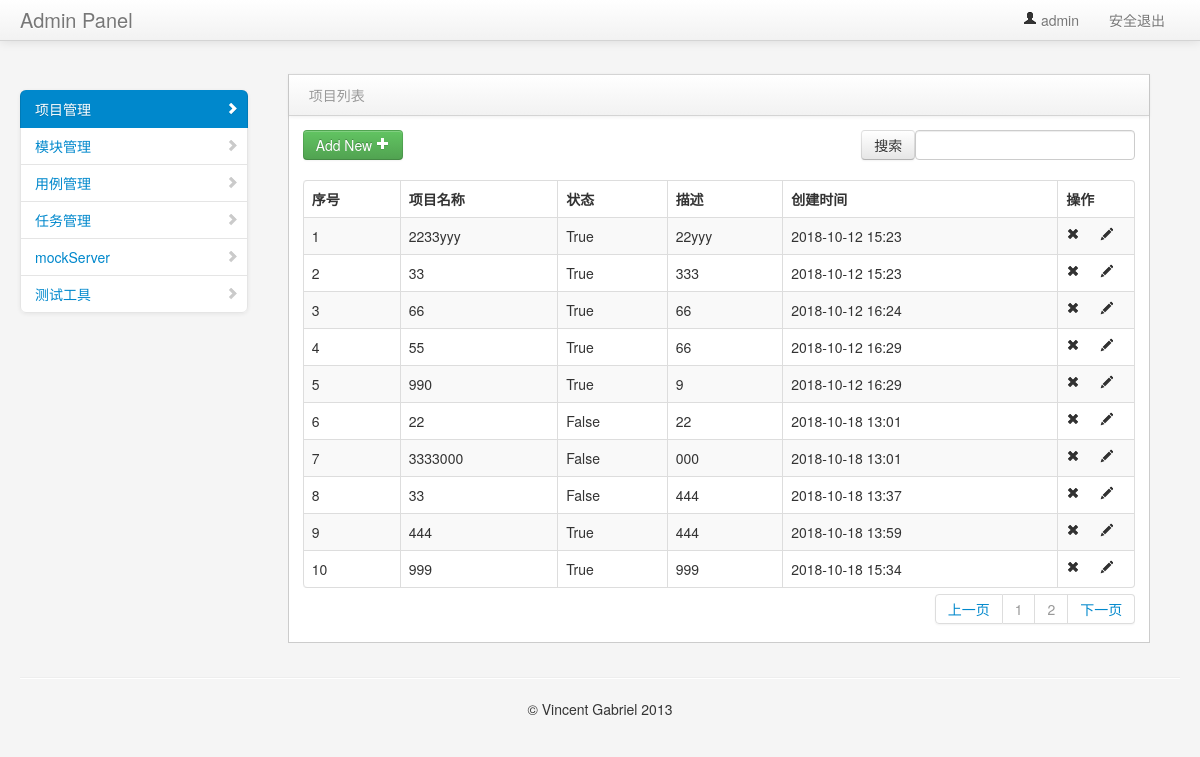
The app's page /manage/project_manage/ (signed in), older data.
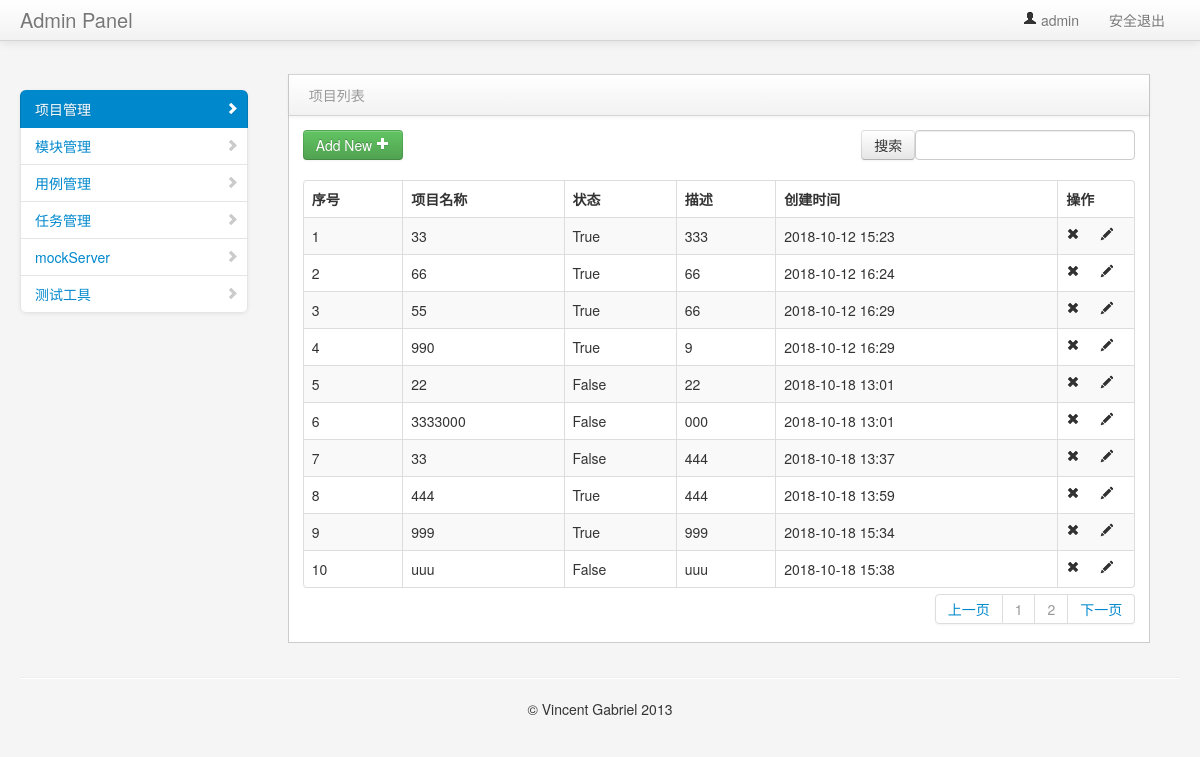
The same page, newer data.
### project_app/models.py (models this page shows, shortened)
class Project(models.Model):
    title = models.CharField(max_length=50)
    describe = models.TextField("描述",default="")
    status = models.BooleanField("状态",default=True)
    create_time = models.DateTimeField("创建时间",auto_now=True)

### project_app/views/project_views.py (the view)
# urls.py: path("project_manage/", project_views.project_manage),
@login_required #判断用户是否登录
def project_manage(request):
    page = request.GET.get('page')
    page = try_int(page, 1)
    count = Project.objects.all().count()
    pageObj = html_hepler.PageInfo(page, count)
    content = request.POST.get('search_project')
    if content is not None:
        project_data = Project.objects.filter(
                title__contains=content)
    else:
        project_data = Project.objects.all()[pageObj.start:pageObj.end]
    page_string = html_hepler.Pager(page, pageObj.all_page_count)
    username = request.session.get('user1', '')  # 读取浏览器 session
    return render(request, "project_manage.html", {"user": username,"project_data":project_data,
                                                   "page": page_string,"type":"list"})

### project_app/html_hepler.py (called while the page is built, shortened)
def Pager(page,all_page_count):
    page_html = []
    if page <= 1:
        prev_html = "<li class='next'><a href='#'>上一页</a></li>"
    else:
        prev_html = "<li class='next'><a href='/manage/project_manage/?page=%d'>上一页</a></li>" % (page - 1)
    page_html.append(prev_html)
    if all_page_count < 11:
        begin = 0
        end = all_page_count
    for i in range(begin,end):
        if page == i+1:
            a_html = "<li class='prev disabled'><a href = '/manage/project_manage/?page=%d'>%d</a></li>"%(i+1,i+1)
        else:
            a_html = "<li class='prev disabled'><a href = '/manage/project_manage/?page=%d'>%d</a></li>" % (i+1, i+1)
        page_html.append(a_html)
    next_html = "<li class='next'><a href = '/manage/project_manage/?page=%d'>下一页</a></li>" % (page + 1)
    page_html.append(next_html)
    page_string = mark_safe("".join(page_html))
    return page_string

    @property
    def start(self):
        return (self.CurrentPage-1) * self.PerItem

    @property
    def end(self):
        return self.CurrentPage * self.PerItem

### project_app/views/project_views.py (called while the page is built)
def try_int(arg,default):
    try:
        arg = int(arg)
    except Exception as e:
        arg = default
    return arg

### templates/project_manage.html (shortened to what this page needs)
{% extends "common/nav.html" %}
    {% block context %}
<div class="span3" id="sidebar">
    <ul class="nav nav-list bs-docs-sidenav nav-collapse collapse">
        <li class="active">
            <a href="/manage/project_manage/"><i class="icon-chevron-right"></i>项目管理</a>
        </li>
        <li>
            <a href="/manage/module_manage/"><i class="icon-chevron-right"></i>模块管理</a>
        </li>
        <li>
            <a href="/interface/case_manage/"><i class="icon-chevron-right"></i>用例管理</a>
        </li>
        <li>
            <a href="interface.html"><i class="icon-chevron-right"></i>任务管理</a>
        </li>
        <li>
            <a href="interface.html"><i class="icon-chevron-right"></i>mockServer</a>
        </li>
        <li>
            <a href="interface.html"><i class="icon-chevron-right"></i>测试工具</a>
        </li>
    </ul>
</div>
<div class="span9" id="content">
    <div class="row-fluid">
   {% if type == 'list'%}
         <div class="block">
            <div class="navbar navbar-inner block-header">
                <div class="muted pull-left">项目列表</div>
            </div>
            <div class="block-content collapse in">
                <div class="span12">
                   <div class="table-toolbar">
                      <div class="btn-group">
                         <a href="/manage/add_project/"><button class="btn btn-success">Add New <i class="icon-plus icon-white"></i></button></a>
                      </div>
                      <div class="btn-group pull-right">
                         <div class="dataTables_filter" id="example_filter">
                             <form method="post" action="/manage/project_manage/">
                              <input class="btn" type="submit" value="搜索">
                              <label><input type="text" aria-controls="example" id="search_project" name="search_project"></label>
                             </form>
                        </div>
                      </div>
                   </div>
                    <table cellpadding="0" cellspacing="0" border="0" class="table table-striped table-bordered" id="example2">
                        <thead>
                            <tr>
                                <th>序号</th>
                                <th>项目名称</th>
                                <th>状态</th>
                                <th>描述</th>
                                <th>创建时间</th>
                                <th>操作</th>
                            </tr>
                        </thead>
                        <tbody>
                        {% for data in project_data %}
                            <tr class="gradeU">
                                <td>{{forloop.counter }}</td>
                                <td>{{data.title}}</td>
                                <td>{{data.status}}</td>
                                <td class="center">{{data.describe}}</td>
                                <td class="center">{{data.create_time |date:"Y-m-d H:i"}}</td>
                                <td class="center" style="width: 60px;">
                                    <a onclick="del_id('{{ data.id }}')"><i class="icon-remove"></i></a>
                                    <a href="/manage/edit_project/{{ data.id }}/"><i class="icon-pencil"></i></a>
                                </td>
                            </tr>
                        {% endfor %}
                        </tbody>
                    </table>
                </div>
                <div id="pageslist" class="dataTables_paginate paging_bootstrap pagination">
                    <ul>
                        {{ page }}
                    </ul>
                </div>
            </div>
         </div>
    </div>
</div>
 {% endif %}
    {% endblock context %}

Row changes from the older to the newer data that the page shows:
removed Project: title "2233yyy", status "True", describe "22yyy", create_time "2018-10-12 15:23"
now on this page (row unchanged): Project: title "uuu", status "False", describe "uuu", create_time "2018-10-18 15:38"
